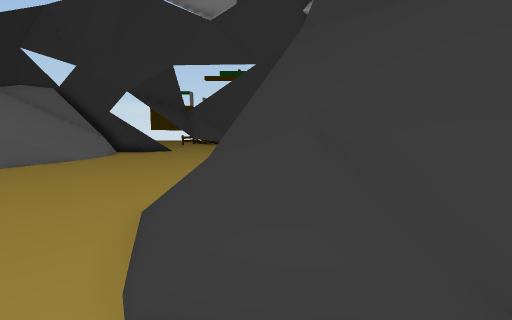
[1] (above)

16 first-person views from a walk through a scene from a Unity 3-D project. The camera is 1.4 m above the floor, tilts 6° down and sees 90° across. The floor is counted in squares, 1 m on a side. Each view is taken from the middle of a square. On the plan, view 1 faces up. The plan holds only what a view shows up to about 13 squares ahead; the rest is blank. The place goes on beyond the plan. The player is left out. Some surface patterns are stand-ins.

[2]
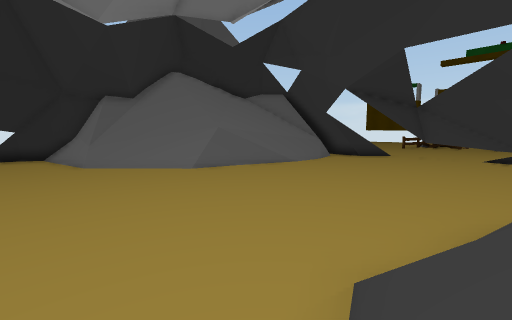

[3]
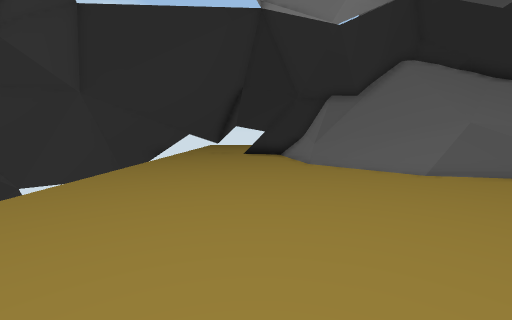

[4]
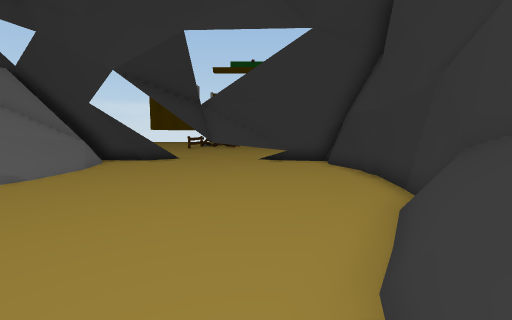

[5]
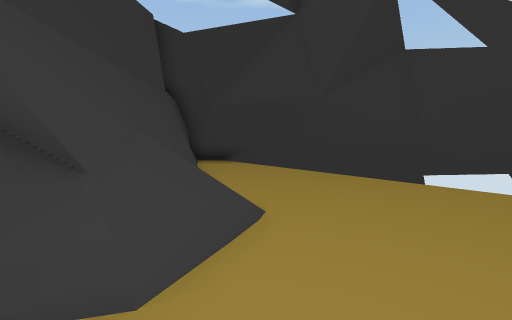

[6]
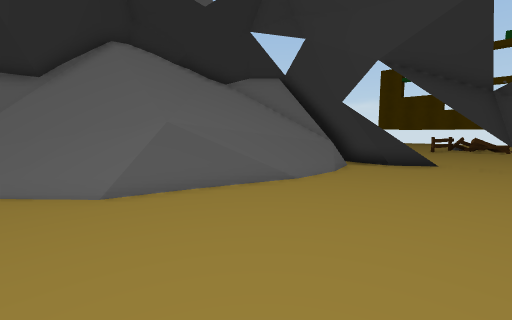

[7]
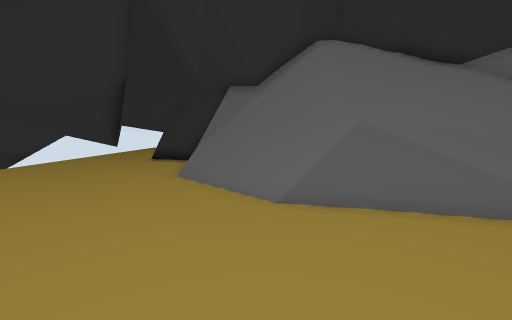

[8]
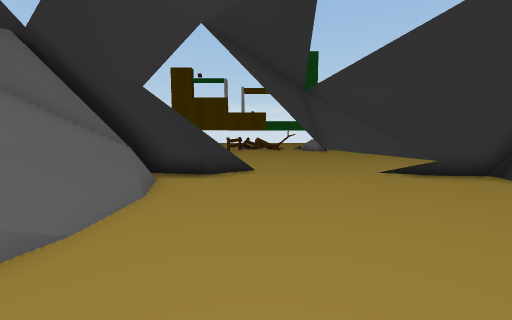

[9]
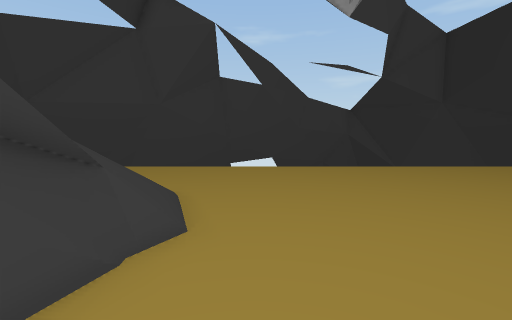

[10]
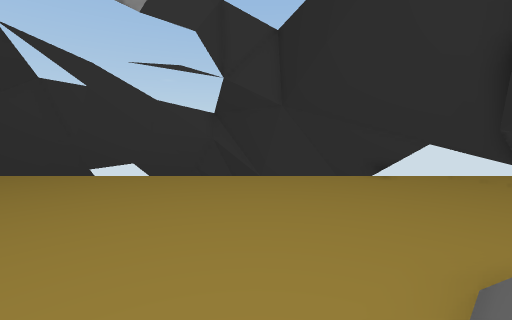

[11]
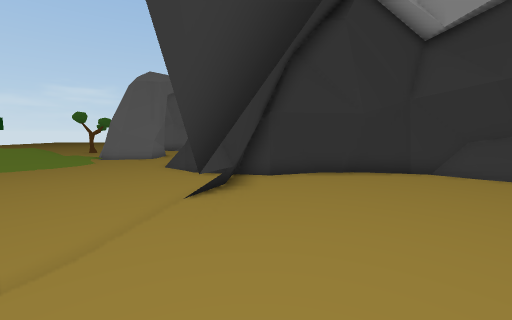

[12]
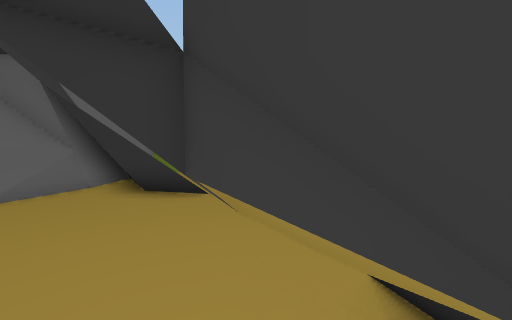

[13]
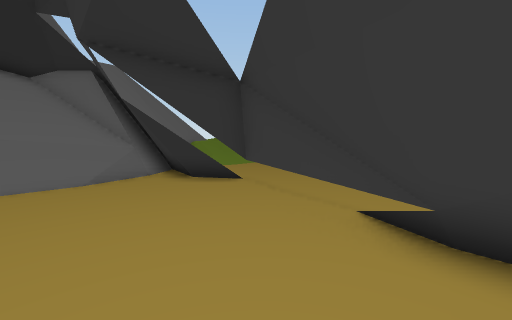

[14]
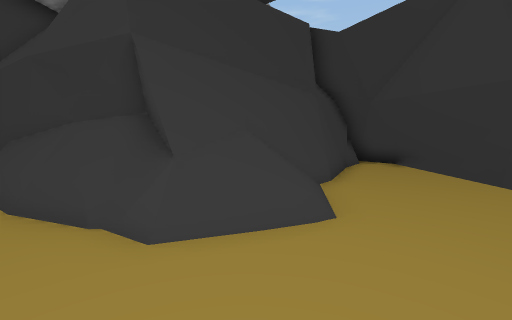

[15]
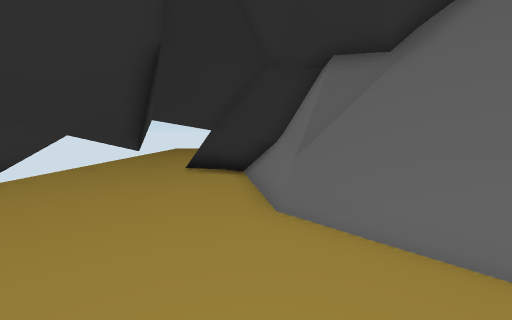

[16]
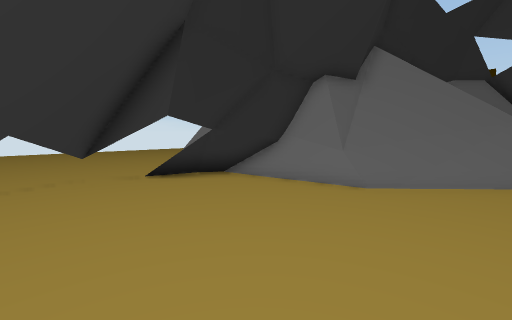

### Floor plan
Key: @ floor where view 1 was taken; # wall or solid block; . main floor; : floor 0.25 m higher than the main floor; + floor 2.25 m higher than the main floor; * floor 3 m higher than the main floor; / step, stairs or slope; = window, fence, low wall or low ledge; ^ raised ledge; v drop or lower ground.
Columns run from 18 left of view 1 to 6 right of it. Each row starts with its distance up from view 1.
 19       vv ^^^^^^^^^^^^^#
 18     #=+v^^^^^^^^^^^^^^
 17     ##^####^ ^###^^^
 16     #####=.. #:::####
 15     ###///....:::::##
 14    ##*////....::::::#
 13    ^#/////....::::::#
 12    ^=////=.....:::::#
 11    #////##.....:::::#
 10   ##////#........::##
  9    #  /=#..........##
  8    ###=/#.........=#
  7    ##=//.........###
  6    #=//..........=##
  5  ####/.........../##
  4  #=#............//###
  3  #...............//=#
  2 ##...............///##
  1 ##..................###
  0 #.................@...###
 -1 ##......................#
 -2  ##.....................#
 -3  ###...................##
 -4   ##^               ####=
 -5    =###           ##
 -6               ^^^^#

Where each view was taken, in squares from view 1:
view 1: 0 up, 0 right, facing up
view 2: 2 up, 1 left, facing up-left
view 3: 2 up, 2 left, facing left
view 4: 5 up, 2 left, facing up
view 5: 5 up, 4 left, facing down-right
view 6: 6 up, 4 left, facing up-left
view 7: 7 up, 5 left, facing left
view 8: 9 up, 6 left, facing up
view 9: 8 up, 3 left, facing down
view 10: 7 up, 11 left, facing down
view 11: 16 up, 7 left, facing right
view 12: 15 up, 1 left, facing up-left
view 13: 13 up, 0 right, facing up-left
view 14: 3 up, 5 left, facing right
view 15: 4 up, 9 left, facing left
view 16: 2 down, 11 left, facing up-left
